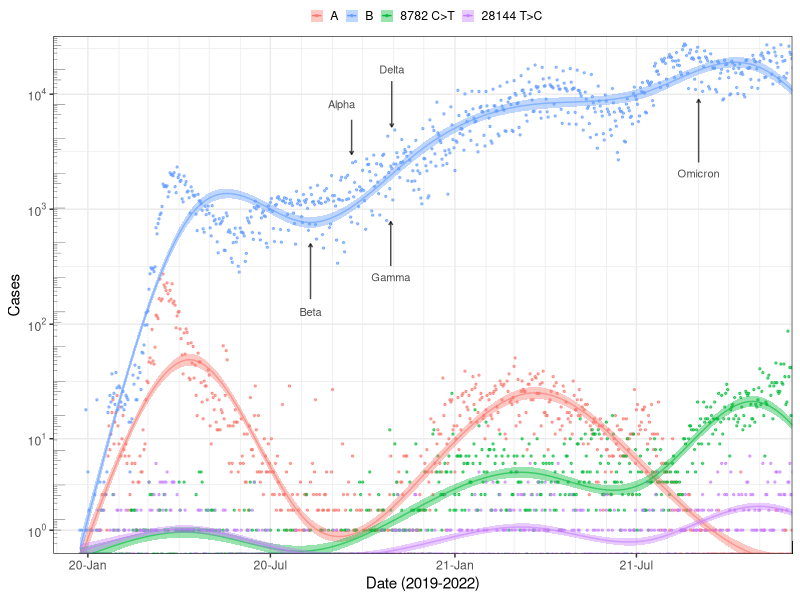

R code for this plot: (Note: this script raises an error after producing the figure.)
rm(list = ls())
library(dplyr)
library(ggplot2)
library(scales)


df = read.csv('Covid19CasesGISAID.csv')
df$Var1 = as.Date(df$Var1)
df$Mutations = factor(df$Mutations, levels = unique(df$Mutations))
values = c(hue_pal()(3)[1], hue_pal()(3)[3], hue_pal()(3)[2], hue_pal()(4)[4])

anno = data.frame(x0 = as.Date(c('2020-8-10','2020-9-10','2020-10-29','2020-10-30','2021-9-1')),
                  y0 = c(128,8192,256,16384,2048),
                  text = c('Beta', 'Alpha', 'Gamma', 'Delta', 'Omicron'))
anno_arr = data.frame(x = as.Date(c('2020-8-10','2020-9-20','2020-10-29','2020-10-30','2021-9-1')),
                      y = c(165,6000,320,13000,2550),
                      xend = as.Date(c('2020-8-10','2020-9-20','2020-10-29','2020-10-30','2021-9-1')),
                      yend = c(500,3000,780,5200,9000),
                      text = c('Beta', 'Alpha', 'Gamma', 'Delta', 'Omicron'))


p <- ggplot(data = df, aes(x = Var1, y = Freq, colour = Mutations)) + 
  geom_point(size = 0.5) + 
  geom_smooth(aes(fill = Mutations, color = Mutations), 
              n = 300, size = 0.5) +
  scale_y_continuous(trans=scales::pseudo_log_trans(base=2),
                     breaks = c(1,10,100,1000,10000),
                     labels = c(expression(10^0),expression(10^1),
                                expression(10^2), expression(10^3),
                                expression(10^4))) +
  annotation_logticks(linewidth = 0.1) +
  scale_x_date(breaks = seq(as.Date('2020-01-01'), as.Date('2022-11-01'), by="6 months"),
               minor_breaks = seq(as.Date('2019-12-01'), as.Date('2022-11-01'), by ='1 month'),
               date_labels = "%y-%b") +
  xlab('Date (2019-2022)') + 
  ylab('Cases') + 
  theme_bw() +
  scale_color_manual(name="",
                     labels=c("A", "B", '8782 C>T', "28144 T>C"),
                     values = alpha(values, 0.6)) +
  scale_fill_manual(name="",
                    labels=c("A", "B", '8782 C>T', "28144 T>C"),
                    values = alpha(values, 0.1)) +
  coord_cartesian(xlim = c(as.Date('2019-12-31'), as.Date('2021-10-31')),
                  ylim = c(1,2*10^4)) +
  geom_text(data = anno, aes(x = x0,  y = y0, label = text),
            inherit.aes = F, size = 2.8, alpha = .7) +
  geom_segment(data = anno_arr, aes(x = x, y = y, xend = xend, yend = yend),
               arrow = arrow(length = unit(0.1, "cm")), alpha = .7,
               inherit.aes = F) +
  theme(legend.key.size = unit(0.3, 'cm'),
        legend.position = 'top',
        legend.margin = margin(t = 0, r = 0, b = -2, l = 0)
  ) 
p


pdf(paste0("Output/gr.pdf"), width = 3, height = 2.5)
print(p)
dev.off()


